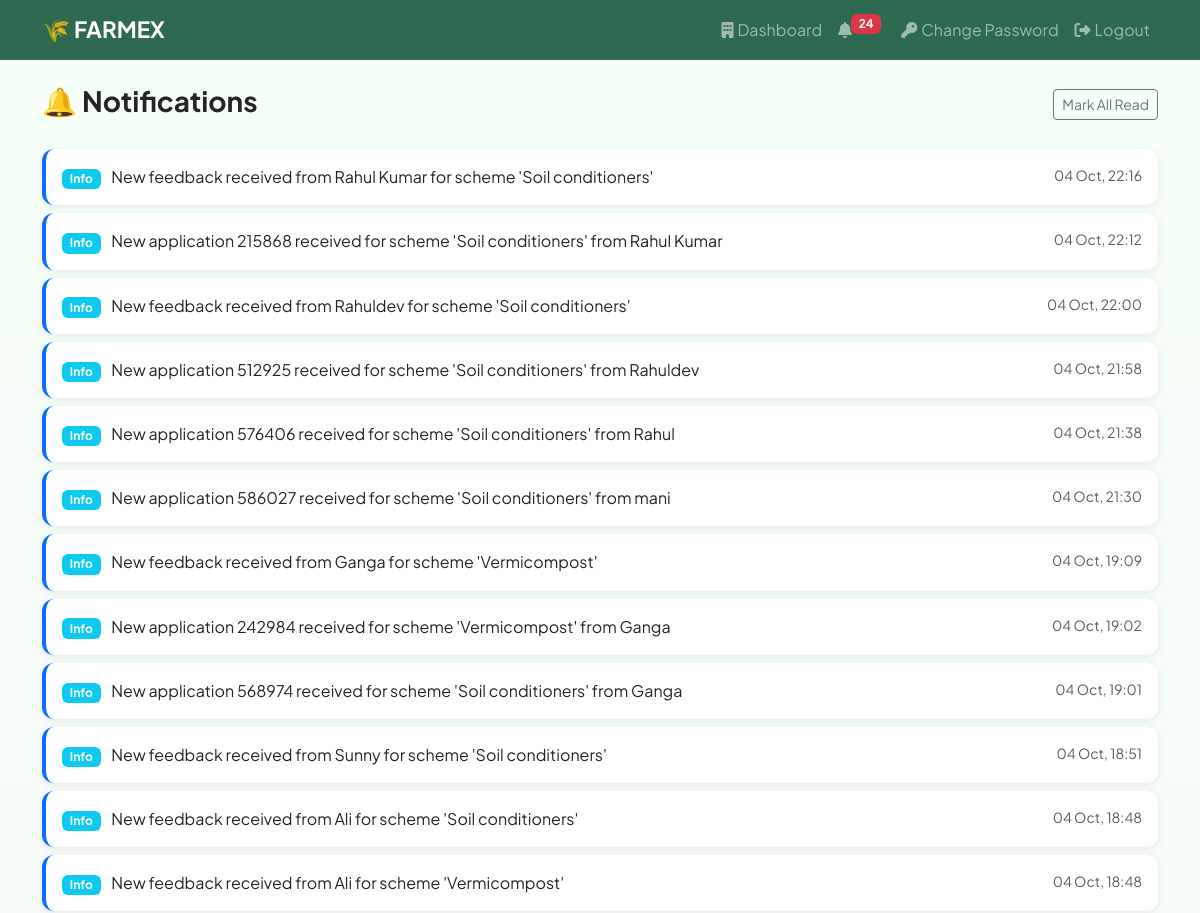
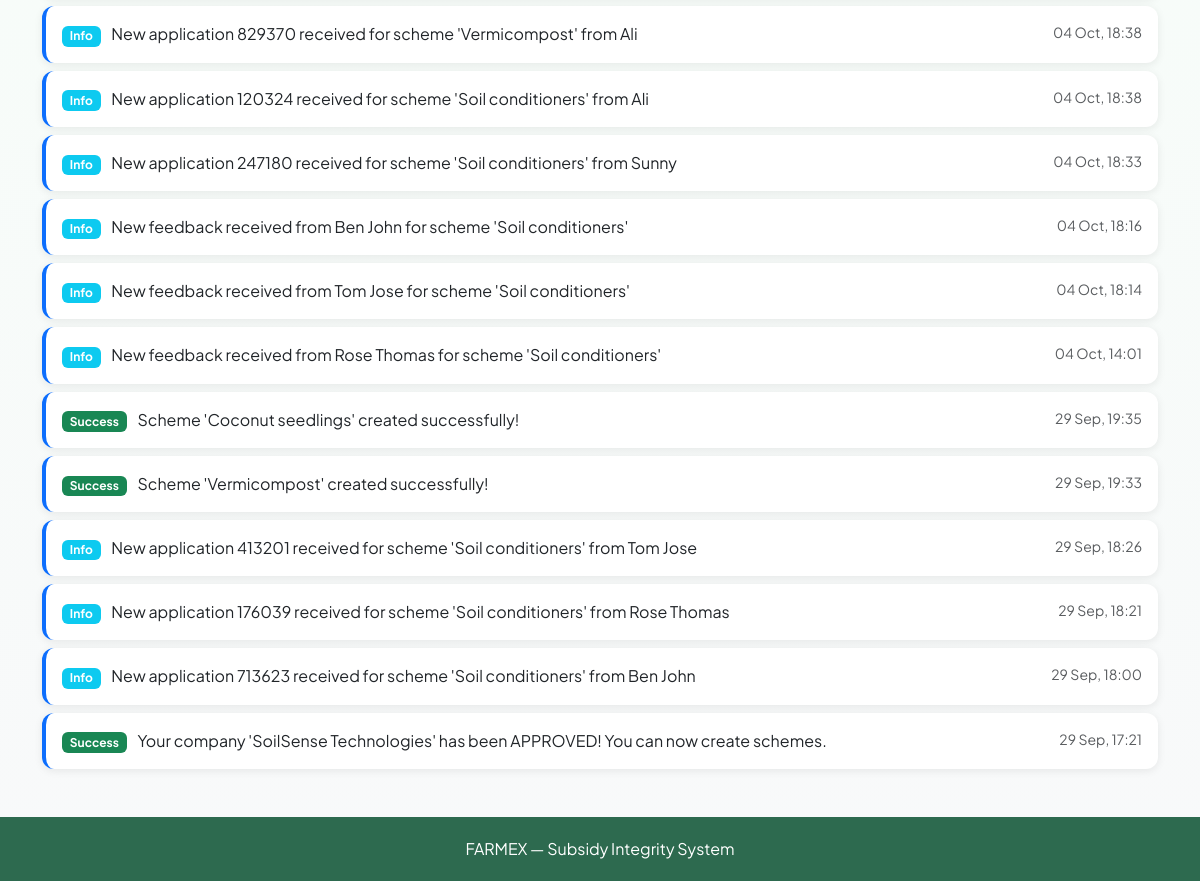
/notifications/ (signed in), run on the app's committed database (2 pictures, top to bottom).
### accounts/models.py (models this page shows, shortened)
class Notification(models.Model):
    NOTIFICATION_TYPES = [
        ('info', 'Info'),
        ('success', 'Success'),
        ('error', 'Error'),
        ('warning', 'Warning'),
    ]
    user = models.ForeignKey(User, on_delete=models.CASCADE, related_name='notifications')
    scheme = models.ForeignKey(Scheme, on_delete=models.CASCADE, null=True, blank=True, related_name='notifications')
    message = models.CharField(max_length=500)
    notification_type = models.CharField(max_length=20, choices=NOTIFICATION_TYPES, default='info')
    is_read = models.BooleanField(default=False)
    created_at = models.DateTimeField(auto_now_add=True)
    class Meta:
        ordering = ['-created_at']

### accounts/views.py (the view)
# urls.py: path('notifications/', views.notifications, name='notifications'),
@login_required
def notifications(request):
    notifs = request.user.notifications.all()
    if request.method == 'POST':
        request.user.notifications.update(is_read=True)
        return redirect('notifications')
    context = {'notifications': notifs}
    return render(request, 'accounts/notifications.html', context)

### accounts/context_processors.py (called while the page is built)
def notification_count(request):
    if request.user.is_authenticated:
        unread_count = Notification.objects.filter(user=request.user, is_read=False).count()
        notifications = Notification.objects.filter(user=request.user)[:10]
        return {
            'unread_notification_count': unread_count,
            'recent_notifications': notifications
        }
    return {
        'unread_notification_count': 0,
        'recent_notifications': []
    }

### accounts/templates/accounts/notifications.html (shortened to what this page needs)
{% extends 'accounts/base.html' %}
{% block content %}
<div class="d-flex justify-content-between align-items-center mb-4">
  <h3 class="fw-bold">🔔 Notifications</h3>
  {% if notifications %}
  <form method="post">
    <button type="submit" class="btn btn-outline-secondary btn-sm">Mark All Read</button>
  </form>
  {% endif %}
</div>
{% if notifications %}
{% for notif in notifications %}
<div class="card mb-2 p-3 {% if not notif.is_read %}border-start border-4 border-primary{% endif %}">
  <div class="d-flex justify-content-between align-items-start">
    <div>
      <span class="badge bg-{% if notif.notification_type == 'success' %}success{% elif notif.notification_type == 'error' %}danger{% elif notif.notification_type == 'warning' %}warning{% else %}info{% endif %} me-2">
        {{ notif.get_notification_type_display }}
      </span>
      {{ notif.message }}
    </div>
    <div class="text-muted small ms-3 text-nowrap">{{ notif.created_at|date:"d M, H:i" }}</div>
  </div>
</div>
{% endfor %}
{% else %}
<div class="alert alert-light text-center py-5">
  <div class="fs-1 mb-2">🔔</div>
  <p class="text-muted">No notifications yet.</p>
</div>
{% endif %}
{% endblock %}

### accounts/templates/accounts/base.html (style rules this page uses)
body { background: linear-gradient(180deg, #f6fff8 0%, #f8f9fa 100%); font-family: 'Plus Jakarta Sans', 'Inter', -apple-system, BlinkMacSystemFont, 'Segoe UI', Roboto, sans-serif; }
.card { border: none; box-shadow: 0 2px 8px rgba(0,0,0,.08); border-radius: 12px; }

### data on the page
Notification: notification_type "Info", message "New feedback received from Rahul Kumar for scheme 'Soil conditioners'", created_at "04 Oct, 22:16"
Notification: notification_type "Info", message "New application 215868 received for scheme 'Soil conditioners' from Rahul Kumar", created_at "04 Oct, 22:12"
Notification: notification_type "Info", message "New feedback received from Rahuldev for scheme 'Soil conditioners'", created_at "04 Oct, 22:00"
Notification: notification_type "Info", message "New application 512925 received for scheme 'Soil conditioners' from Rahuldev", created_at "04 Oct, 21:58"
Notification: notification_type "Info", message "New application 576406 received for scheme 'Soil conditioners' from Rahul", created_at "04 Oct, 21:38"
Notification: notification_type "Info", message "New application 586027 received for scheme 'Soil conditioners' from mani", created_at "04 Oct, 21:30"
Notification: notification_type "Info", message "New feedback received from Ganga for scheme 'Vermicompost'", created_at "04 Oct, 19:09"
Notification: notification_type "Info", message "New application 242984 received for scheme 'Vermicompost' from Ganga", created_at "04 Oct, 19:02"
Notification: notification_type "Info", message "New application 568974 received for scheme 'Soil conditioners' from Ganga", created_at "04 Oct, 19:01"
Notification: notification_type "Info", message "New feedback received from Sunny for scheme 'Soil conditioners'", created_at "04 Oct, 18:51"
Notification: notification_type "Info", message "New feedback received from Ali for scheme 'Soil conditioners'", created_at "04 Oct, 18:48"
Notification: notification_type "Info", message "New feedback received from Ali for scheme 'Vermicompost'", created_at "04 Oct, 18:48"
Notification: notification_type "Info", message "New application 829370 received for scheme 'Vermicompost' from Ali", created_at "04 Oct, 18:38"
Notification: notification_type "Info", message "New application 120324 received for scheme 'Soil conditioners' from Ali", created_at "04 Oct, 18:38"
Notification: notification_type "Info", message "New application 247180 received for scheme 'Soil conditioners' from Sunny", created_at "04 Oct, 18:33"
Notification: notification_type "Info", message "New feedback received from Ben John for scheme 'Soil conditioners'", created_at "04 Oct, 18:16"
Notification: notification_type "Info", message "New feedback received from Tom Jose for scheme 'Soil conditioners'", created_at "04 Oct, 18:14"
Notification: notification_type "Info", message "New feedback received from Rose Thomas for scheme 'Soil conditioners'", created_at "04 Oct, 14:01"
Notification: notification_type "Success", message "Scheme 'Coconut seedlings' created successfully!", created_at "29 Sep, 19:35"
Notification: notification_type "Success", message "Scheme 'Vermicompost' created successfully!", created_at "29 Sep, 19:33"
Notification: notification_type "Info", message "New application 413201 received for scheme 'Soil conditioners' from Tom Jose", created_at "29 Sep, 18:26"
Notification: notification_type "Info", message "New application 176039 received for scheme 'Soil conditioners' from Rose Thomas", created_at "29 Sep, 18:21"
Notification: notification_type "Info", message "New application 713623 received for scheme 'Soil conditioners' from Ben John", created_at "29 Sep, 18:00"
Notification: notification_type "Success", message "Your company 'SoilSense Technologies' has been APPROVED! You can now create schemes.", created_at "29 Sep, 17:21"

### other printed values
{{ unread_notification_count }} "24"
